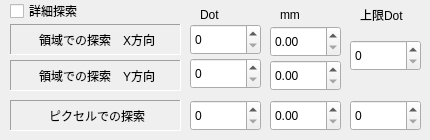
   <widget class="QWidget" name="tab_3">
    <attribute name="title">
     <string>探索</string>
    </attribute>
    <widget class="QDoubleSpinBox" name="doubleSpinBoxSelfSearchMM">
     <property name="geometry">
      <rect>
       <x>270</x>
       <y>100</y>
       <width>71</width>
       <height>31</height>
      </rect>
     </property>
    </widget>
    <widget class="QDoubleSpinBox" name="doubleSpinBoxAreaSearchXMM">
     <property name="geometry">
      <rect>
       <x>270</x>
       <y>26</y>
       <width>71</width>
       <height>31</height>
      </rect>
     </property>
    </widget>
    <widget class="QLabel" name="label_28">
     <property name="geometry">
      <rect>
       <x>10</x>
       <y>100</y>
       <width>171</width>
       <height>31</height>
      </rect>
     </property>
     <property name="frameShape">
      <enum>QFrame::Panel</enum>
     </property>
     <property name="frameShadow">
      <enum>QFrame::Sunken</enum>
     </property>
     <property name="text">
      <string>ピクセルでの探索</string>
     </property>
     <property name="alignment">
      <set>Qt::AlignCenter|Qt::AlignHCenter|Qt::AlignLeading|Qt::AlignLeft|Qt::AlignVCenter</set>
     </property>
    </widget>
    <widget class="QSpinBox" name="EditSelfSearch">
     <property name="geometry">
      <rect>
       <x>190</x>
       <y>100</y>
       <width>71</width>
       <height>31</height>
      </rect>
     </property>
    </widget>
    <widget class="QSpinBox" name="EditAreaSearchX">
     <property name="geometry">
      <rect>
       <x>190</x>
       <y>24</y>
       <width>71</width>
       <height>31</height>
      </rect>
     </property>
     <property name="maximum">
      <number>10000</number>
     </property>
    </widget>
    <widget class="QLabel" name="label_12">
     <property name="geometry">
      <rect>
       <x>200</x>
       <y>6</y>
       <width>61</width>
       <height>18</height>
      </rect>
     </property>
     <property name="text">
      <string>Dot</string>
     </property>
    </widget>
    <widget class="QLabel" name="label_13">
     <property name="geometry">
      <rect>
       <x>280</x>
       <y>6</y>
       <width>61</width>
       <height>18</height>
      </rect>
     </property>
     <property name="text">
      <string>mm</string>
     </property>
    </widget>
    <widget class="QLabel" name="label_139">
     <property name="geometry">
      <rect>
       <x>360</x>
       <y>6</y>
       <width>51</width>
       <height>18</height>
      </rect>
     </property>
     <property name="text">
      <string>上限Dot</string>
     </property>
    </widget>
    <widget class="QSpinBox" name="EditMaxSelfSearch">
     <property name="geometry">
      <rect>
       <x>350</x>
       <y>100</y>
       <width>71</width>
       <height>31</height>
      </rect>
     </property>
    </widget>
    <widget class="QSpinBox" name="EditMaxAreaSearch">
     <property name="geometry">
      <rect>
       <x>350</x>
       <y>40</y>
       <width>71</width>
       <height>31</height>
      </rect>
     </property>
    </widget>
    <widget class="QLabel" name="label_143">
     <property name="geometry">
      <rect>
       <x>10</x>
       <y>60</y>
       <width>171</width>
       <height>31</height>
      </rect>
     </property>
     <property name="frameShape">
      <enum>QFrame::Panel</enum>
     </property>
     <property name="frameShadow">
      <enum>QFrame::Sunken</enum>
     </property>
     <property name="text">
      <string>領域での探索　Y方向</string>
     </property>
     <property name="alignment">
      <set>Qt::AlignCenter|Qt::AlignHCenter|Qt::AlignLeading|Qt::AlignLeft|Qt::AlignVCenter</set>
     </property>
    </widget>
    <widget class="QDoubleSpinBox" name="doubleSpinBoxAreaSearchYMM">
     <property name="geometry">
      <rect>
       <x>270</x>
       <y>60</y>
       <width>71</width>
       <height>31</height>
      </rect>
     </property>
    </widget>
    <widget class="QSpinBox" name="EditAreaSearchY">
     <property name="geometry">
      <rect>
       <x>190</x>
       <y>58</y>
       <width>71</width>
       <height>31</height>
      </rect>
     </property>
     <property name="maximum">
      <number>10000</number>
     </property>
    </widget>
    <widget class="QLabel" name="label_144">
     <property name="geometry">
      <rect>
       <x>10</x>
       <y>24</y>
       <width>171</width>
       <height>31</height>
      </rect>
     </property>
     <property name="frameShape">
      <enum>QFrame::Panel</enum>
     </property>
     <property name="frameShadow">
      <enum>QFrame::Sunken</enum>
     </property>
     <property name="text">
      <string>領域での探索　X方向</string>
     </property>
     <property name="alignment">
      <set>Qt::AlignCenter|Qt::AlignHCenter|Qt::AlignLeading|Qt::AlignLeft|Qt::AlignVCenter</set>
     </property>
    </widget>
    <widget class="QCheckBox" name="checkBoxPreciseSearch">
     <property name="geometry">
      <rect>
       <x>10</x>
       <y>0</y>
       <width>171</width>
       <height>22</height>
      </rect>
     </property>
     <property name="text">
      <string>詳細探索</string>
     </property>
    </widget>
   </widget>
